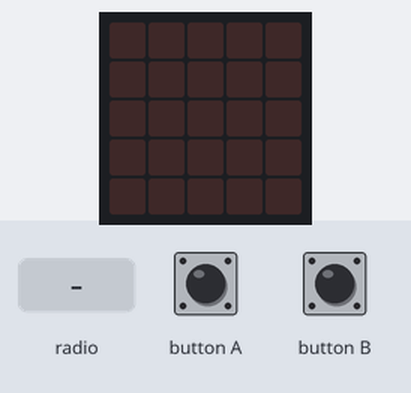
Recording of a program running on a simulated BBC micro:bit running MicroPython. Shown: the board's 5×5 LED display. The inputs (shaded band) are chosen by the test bench.

Above: at 1.2 s.
1.3 s: radio message "1" arrives
At 1.6 s:
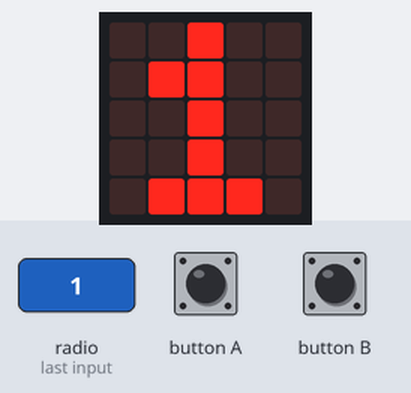
2.8 s: button A pressed for 0.15 s
At 3.4 s:
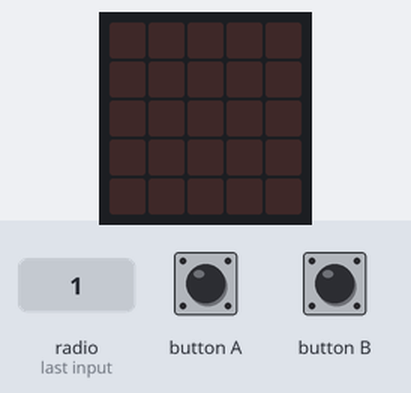
Timing chart, 0 to 5.8 s (numbered marks = the images above; inputs shaded):
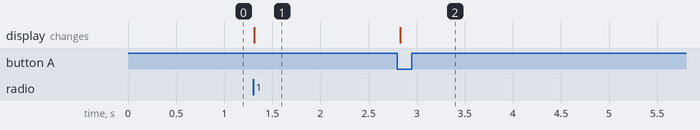

The program:

Channel_Surfing.py
```python
from microbit import *
import radio

channel = 6
radio.config(channel=channel)
radio.on()
display.clear()

last_received = running_time()
showing = False

while True:
    if button_a.was_pressed():
        display.clear()
        channel = (channel - 1) % 10
        radio.config(channel=channel)
        display.clear()
        showing = False

    if button_b.was_pressed():
        display.clear()
        channel = (channel + 1) % 10
        radio.config(channel=channel)
        display.clear()
        showing = False

    msg = radio.receive()
    if msg:
        try:
            img = Image(msg)
            display.show(img)
            last_received = running_time()
            showing = True
        except:
            pass

    if showing and running_time() - last_received > 1000:

        showing = False

    sleep(50)
```

Measured:
- after the input at 1.3 s, the display: changes at once (image 1)
- after the input at 2.8 s, the display: changes at once (image 2)
